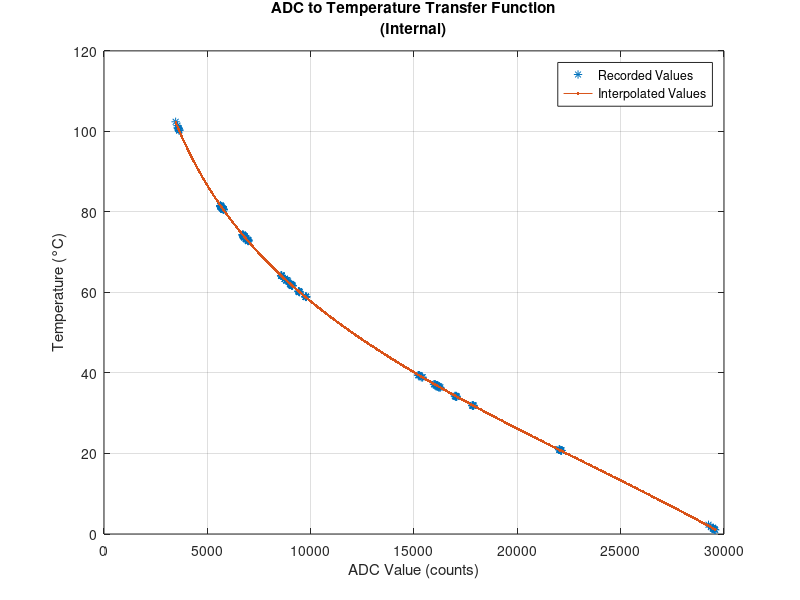
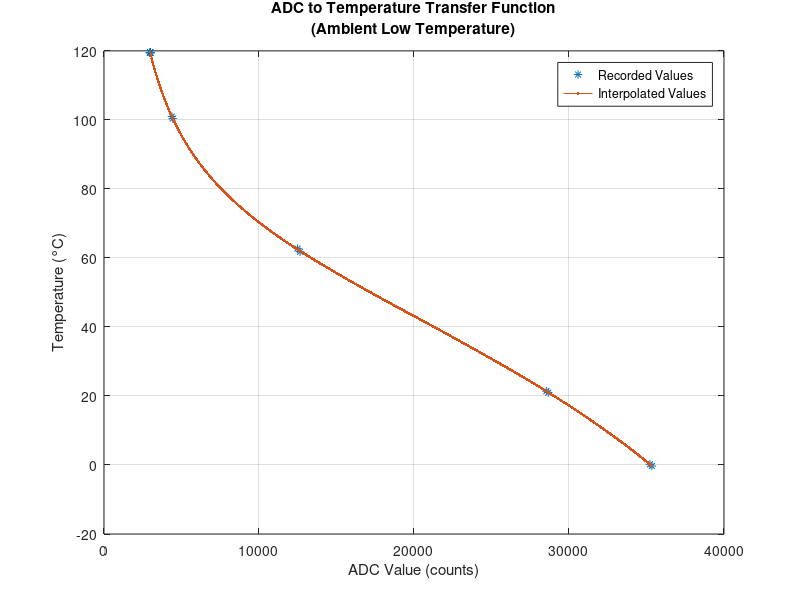
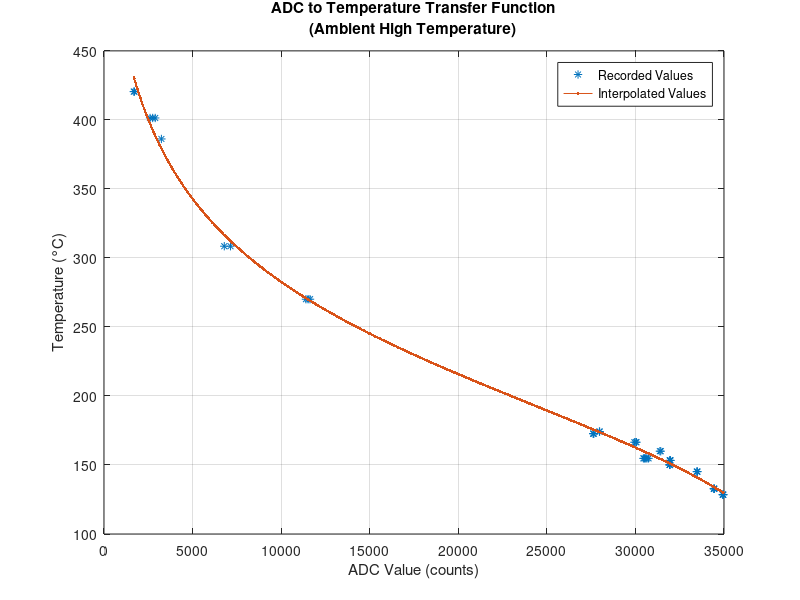
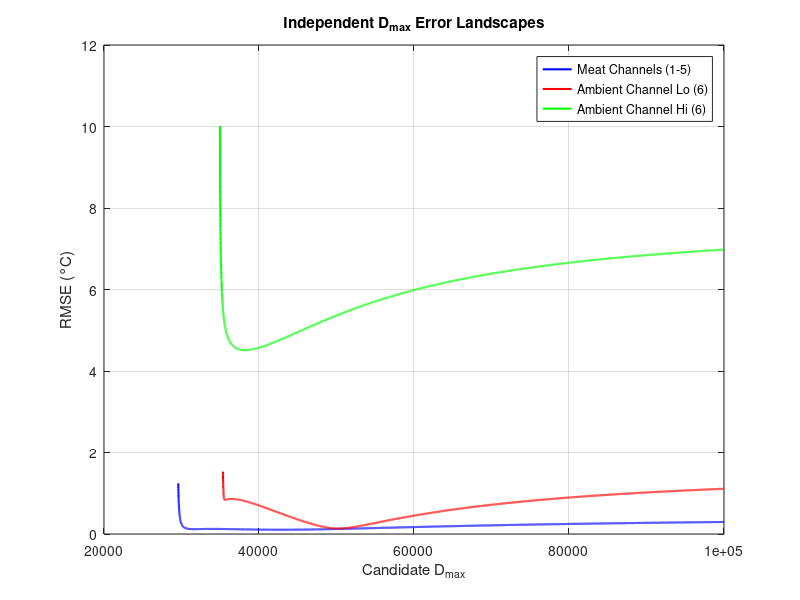

The MATLAB source for these figures, in order:

% ThermoMaven meat thermometer probe reverse engineering
%
% Copyright (C) 2026 Dan Dwyer
%
% This program is free software; you can redistribute it and/or modify
% it under the terms of the GNU General Public License as published by
% the Free Software Foundation; either version 2 of the License, or
% (at your option) any later version.

clear all; close all; clc;

% This is a GNU Octave script used to characterize the Steinhart-Hart
% coefficients of the ThermoMaven WTP4000, WTP5000, and possibly other
% meat thermometer probes. Thermomaven is a wholly owned subsidiary of
% Typhur, Inc. and relevant FCC filings can be found at the following URL:
%   https://fcc.report/company/Typhur-Inc

% Columns in the following matrix correspond to internal temperatures 1-5
% followed by the ambient temperature. An example of what this looks like in the
% Thermomaven application is in wtp.png. Each row corresponds to what the app
% disclosed at a particular point in time, where the adjacent comment indicates
% the associated stimulus.
app_temps = [
  20.91 20.96 20.98 20.96 20.94 21.4       % probe 1 at ambient temperature
  20.73 20.76 20.75 20.76 20.75 21.0       % probe 2 ...
  101.42 100.20 100.28 100.39 100.69 100.4 % probe 1 at rolling boil
  102.39 100.83 100.67 100.61 100.89 101.0 % probe 2 ...
  2.30 1.71 1.41 1.34 1.12 0.2             % probe 1 in ice bath
  1.59 1.37 1.18 1.15 1.02 -0.3            % probe 2 ...
  31.84 34.08 36.41 36.90 38.93 145.2      % probe 1 w/ ~145C ambient
  31.84 34.08 36.41 36.90 38.93 145.2      % probe 1 w/ ~145C ambient
  31.84 34.08 36.41 36.90 38.93 145.2      % probe 1 w/ ~145C ambient
  31.97 34.27 36.65 37.19 39.45 153.3      % probe 2 w/ ~145C ambient
  31.97 34.27 36.65 37.19 39.45 153.3      % probe 2 w/ ~145C ambient
  31.97 34.27 36.65 37.19 39.45 153.3      % probe 2 w/ ~145C ambient
  31.97 34.27 36.65 37.19 39.45 153.3      % probe 2 w/ ~145C ambient
  58.90 60.12 61.66 61.93 63.01 119.5      % probe 1 at ~60C
  58.90 60.12 61.66 61.93 63.01 119.5      % probe 1 at ~60C
  58.90 60.12 61.66 61.93 63.01 119.5      % probe 1 at ~60C
  58.90 60.12 61.66 61.93 63.01 119.5      % probe 1 at ~60C
  58.94 60.29 61.74 62.10 63.36 119.5      % probe 2 at ~60C
  58.94 60.29 61.74 62.10 63.36 119.5      % probe 2 at ~60C
  58.94 60.29 61.74 62.10 63.36 119.5      % probe 2 at ~60C
  58.94 60.29 61.74 62.10 63.36 119.5      % probe 2 at ~60C
  72.80 73.26 73.75 73.74 74.08 150.1      % probe 1 at ~70C
  72.80 73.26 73.75 73.74 74.08 150.1      % probe 1 at ~70C
  72.80 73.26 73.75 73.74 74.08 150.1      % probe 1 at ~70C
  72.80 73.26 73.75 73.74 74.08 150.1      % probe 1 at ~70C
  73.02 73.45 73.91 74.05 74.32 154.8      % probe 2 at ~70C
  73.02 73.45 73.91 74.05 74.32 154.8      % probe 2 at ~70C
  73.02 73.45 73.91 74.05 74.32 154.8      % probe 2 at ~70C
  73.02 73.45 73.91 74.05 74.32 154.8      % probe 2 at ~70C
  73.02 73.45 73.91 74.05 74.32 154.8      % probe 2 at ~70C
  80.57 80.92 81.33 81.29 81.45 132.8      % probe 1 at ~80C
  80.57 80.92 81.33 81.29 81.45 132.8      % probe 1 at ~80C
  80.57 80.92 81.33 81.29 81.45 132.8      % probe 1 at ~80C
  80.57 80.92 81.33 81.29 81.45 132.8      % probe 1 at ~80C
  80.67 80.97 81.28 81.39 81.55 128.5      % probe 2 at ~80C
  80.67 80.97 81.28 81.39 81.55 128.5      % probe 2 at ~80C
  80.67 80.97 81.28 81.39 81.55 128.5      % probe 2 at ~80C
  80.67 80.97 81.28 81.39 81.55 128.5      % probe 2 at ~80C
  63.04 64.12 64.23 64.16 64.11 62.7       % probe 1 at ~60C (including ambient)
  62.77 64.14 64.15 64.19 64.19 61.8       % probe 2 at ~60C (including ambient)
  % Points that follow help to get additional coverage of the high temperature
  % stage of the ambient sensor. Other probe temperatures are zeroed out and
  % ignored in subsequent analysis.
  0 0 0 0 0 160.0
  0 0 0 0 0 160.0
  0 0 0 0 0 166.5
  0 0 0 0 0 166.5
  0 0 0 0 0 166.5
  0 0 0 0 0 172.7
  0 0 0 0 0 172.7
  0 0 0 0 0 172.7
  0 0 0 0 0 174.2
  0 0 0 0 0 174.2
  0 0 0 0 0 270.1
  0 0 0 0 0 270.1
  0 0 0 0 0 270.1
  0 0 0 0 0 308.5
  0 0 0 0 0 308.5
  0 0 0 0 0 386.2
  0 0 0 0 0 401.4
  0 0 0 0 0 401.4
  0 0 0 0 0 401.4
  0 0 0 0 0 420.5
  0 0 0 0 0 420.5
];

% Each row that follows is a codes excerpt that is similar to what is found in
% `codes_test.txt`, but excludes data up to the first temp probe and data that
% follows the battery codes. Each row is a radio sample that corresponds to the
% application observations in the preceding matrix.
raw_adc_codes = {
  '345611560756195619567b6f0d03'; % probe 1 at ambient temperature
  '7c565e56645660566456f66f0703';
  'e20d370e340e390e250e51110903'; % probe 1 at rolling boil
  '8a0df60d0d0e0b0ef30d1c11fd02';
  '4272b37210732c73727395890703'; % probe 1 in ice bath
  '1f731d734e7358738873148afa02';
  'dc45ae42953ff43e3a3cd6820a0b'; % probe 1 w/ ~145C ambient (g002_916M_1000k.cu8)
  'ce45a042733fdd3e283cd5820a0b'; % probe 1 w/ ~145C ambient (g003_916M_1000k.cu8)
  'a5457742413fb63ef73bb6820a0b'; % probe 1 w/ ~145C ambient (g005_916M_1000k.cu8)
  'cd459642583f9d3ea53be97c000b'; % probe 2 w/ ~145C ambient (g001_916M_1000k.cu8)
  'bf458242413f8f3e813bdf7c000b'; % probe 2 w/ ~145C ambient (g003_916M_1000k.cu8)
  'a8456042203f6b3e733bc67c000b'; % probe 2 w/ ~145C ambient (g004_916M_1000k.cu8)
  '96455242023f5d3e5c3bc17c000b'; % probe 2 w/ ~145C ambient (g005_916M_1000k.cu8)
  '3b26fc24a7236c2381229a0b0803'; % probe 1 at ~60C (g012_916M_1000k.cu8)
  '3126f2249d23622379229b0b0803'; % probe 1 at ~60C (g014_916M_1000k.cu8)
  '2726e7249323582377229c0b0903'; % probe 1 at ~60C (g016_916M_1000k.cu8)
  '1d26e5248923562376229e0b0903'; % probe 1 at ~60C (g018_916M_1000k.cu8)
  '3226da248d23442332229a0bfd02'; % probe 2 at ~60C (g009_916M_1000k.cu8)
  '2826cc248b233c233022a30bfd02'; % probe 2 at ~60C (g013_916M_1000k.cu8)
  '1e26c324822332232822ab0bfd02'; % probe 2 at ~60C (g015_916M_1000k.cu8)
  '1326c124782328231e22b30bfd02'; % probe 2 at ~60C (g017_916M_1000k.cu8)
  '471be41a911a8a1a4e1ac87c080b'; % probe 1 at ~70C (g020_916M_1000k.cu8)
  '451be21a891a801a4d1ac17c080b'; % probe 1 at ~70C (g022_916M_1000k.cu8)
  '3d1bd91a7f1a761a481ac17c080b'; % probe 1 at ~70C (g024_916M_1000k.cu8)
  '331bcf1a7d1a6c1a461ac67c080b'; % probe 1 at ~70C (g026_916M_1000k.cu8)
  '471be31a971a831a491af276fc0a'; % probe 2 at ~70C (g019_916M_1000k.cu8)
  '3f1bd81a8d1a741a471a2e77fd0a'; % probe 2 at ~70C (g021_916M_1000k.cu8)
  '351bce1a831a6b1a3f1a7477fc0a'; % probe 2 at ~70C (g023_916M_1000k.cu8)
  '331bcc1a811a691a351aba77fc0a'; % probe 2 at ~70C (g025_916M_1000k.cu8)
  '2a1bc41a6a1a681a331a1478fc0a'; % probe 2 at ~70C (g027_916M_1000k.cu8)
  'a6165e1626162b1615168286080b'; % probe 1 at ~80C (g028_916M_1000k.cu8)
  'a4165616251623160c168386080b'; % probe 1 at ~80C (g030_916M_1000k.cu8)
  '9c1654161d1621160a168286080b'; % probe 1 at ~80C (g032_916M_1000k.cu8)
  '9a164c161b16191609169886080b'; % probe 1 at ~80C (g034_916M_1000k.cu8)
  '9616561626161e1607166c88fc0a'; % probe 2 at ~80C (g029_916M_1000k.cu8)
  '94164e1624161616ff159088fc0a'; % probe 2 at ~80C (g031_916M_1000k.cu8)
  '7f1644161c161416fd158288fc0a'; % probe 2 at ~80C (g033_916M_1000k.cu8)
  '7e1642161a161316fc158888fc0a'; % probe 2 at ~80C (g035_916M_1000k.cu8)
  'a8229321862194219721c5300403'; % probe 1 at ~60C (including ambient)
  'c622802185217a2182216c31f902'; % probe 2 at ~60C (including ambient)
  '99577d57825776575e57c67ae70a'; % 160.0C Ambient
  '995780577e5777575d57947ae70a'; % 160.0C Ambient
  '935779577d57765757576c75e70a'; % 166.5C Ambient
  '945779577c57755757574475e70a'; % 166.5C Ambient
  '945779577b5774575757f474e70a'; % 166.5C Ambient
  '92577457715768574757096ce70a'; % 172.7C Ambient
  '91577357705768574757e46be70a'; % 172.7C Ambient
  '935773576f5768574757e06be70a'; % 172.7C Ambient
  '9457785774576c574c574c6de70a'; % 174.2C Ambient
  '9457785774576d574b573e6de70a'; % 174.2C Ambient
  '8f576b5764575a573357882ce70a'; % 270.1C Ambient
  '8f576d5764575a572f57002de70a'; % 270.1C Ambient
  '8f576e57645758572f576e2de70a'; % 270.1C Ambient
  '855755573c573057dc56861ae70a'; % 308.5C Ambient
  '855755573c572f57db56e41be70a'; % 308.5C Ambient
  '85575a5746573757ed56a80ce70a'; % 386.2C Ambient
  '85575a5746573857f056280ae70a'; % 401.4C Ambient
  '85575a5746573757ef56be0ae70a'; % 401.4C Ambient
  '85575a5746573757ee564a0be70a'; % 401.4C Ambient
  '85575f574a574057fb569006e70a'; % 420.5C Ambient
  '85575f5749574057fa56b806e70a'; % 420.5C Ambient
};

% Parse bytes into a 12x6 matrix (each column is one string's 12 bytes), then transpose to 6x12
bytes = reshape(uint16(sscanf(strjoin(raw_adc_codes, ''), '%2x')), 14, []).';

% Combine odd columns (LSB) and even columns (MSB) mathematically
adc_matrix = double(bitor(bytes(:, 1:2:end), bitshift(bytes(:, 2:2:end), 8)));

% The battery ADC value uses 10-bits out of the 16-bit field. The
% preceding 11th bit is a flag that indicates which of two gain
% stages is used for the ambient temperature sensor.
adc_battery = adc_matrix(:,end);
adc_matrix = adc_matrix(:,1:end-1);
adc_flag_set = bitand(adc_battery, 0x0800) != 0;
adc_battery = bitand(adc_battery, 0x07ff);

% Get X matrix to help w/ coefficient fit of
%   https://en.wikipedia.org/wiki/Steinhart%E2%80%93Hart_equation
function [X] = get_x(d_max, adc)
  r = adc ./ (d_max - adc);
  L = log(r);
  X = [ones(size(r)), L, L.^2, L.^3];
end

% Single-group evaluation function
function [rmse, coeffs] = single_eval(d_max, adc, T)
  X = get_x(d_max, adc);
  coeffs = X \ (1 ./ (T + 273.15));
  err = ((1 ./ (X * coeffs)) - 273.15) - T;
  rmse = sqrt(mean(err.^2));
  % rmse = max(abs(err));
  if (d_max < (max(adc)-1))
    rmse = Inf;
  endif
end

% Helper wrapper for grid sweep + fminbnd refinement
function [d_best, rmse_best, coeffs_best, d_grid, rmse_vec] = find_best_dmax(adc, T, d_upper)
  d_min = ceil(max(adc(:))/5)*5;
  d_grid = d_min : 5 : d_upper;
  rmse_vec = arrayfun(@(d) single_eval(d, adc, T), d_grid);

  [~, idx] = min(rmse_vec);
  d_coarse = d_grid(idx);

  % Refine within +/- 200 counts of the grid winner
  opts = optimset('TolX', 1e-4);
  d_best = fminbnd(@(d) single_eval(d, adc, T), ...
                   max(max(adc(:)) + 1, d_coarse - 200), d_coarse + 200, opts);
  [rmse_best, coeffs_best] = single_eval(d_best, adc, T);
end

function print_fit(adc_cal, T_c, title_substring)
  % Search for optimal D_max between max(adc_cal)+1 and 100000
  lower_bound = max(adc_cal) + 1;
  upper_bound = 100000;

  opts = optimset('MaxIter', 1000, ...
                  'MaxFunEvals', 2000, ...
                  %'TolX', 1e-3, ... % Stop when D_max is within 0.001 counts
                  'Display', 'off'); % Print iteration progress (use 'off' to silence)


  D_max_opt = fminbnd(@(d) single_eval(d, adc_cal, T_c), lower_bound, upper_bound, opts);

  % Recover the final [A'; B'; C'] coefficients at D_max_opt
  [~, coeffs_opt] = single_eval(D_max_opt, adc_cal, T_c);
  fprintf('Estimated D_max: %.2f\n', D_max_opt);

  X = get_x(D_max_opt,adc_cal);

  T_meas = ((X * coeffs_opt).^(-1))-273.15;
  err = T_meas - T_c;
  max_abs_err = max(abs(err))

  x = linspace(min(adc_cal),max(adc_cal),1000);
  x = x';
  X = get_x(D_max_opt,x);
  adc_meas = ((X * coeffs_opt).^(-1))-273.15;
  figure, plot(adc_cal,T_c,'*',x,adc_meas,'.-');
  xlabel('ADC Value (counts)');
  ylabel('Temperature (°C)');
  title(sprintf('ADC to Temperature Transfer Function\n(%s)',title_substring));
  legend('Recorded Values','Interpolated Values');
  grid on;
end

function [rmse, coeffs] = eval_fit(d_max, adc, T_c, therm_on_top)
  X = get_x(d_max, adc);
  y = 1 ./ (T_c + 273.15);
  coeffs = X \ y;
  T_pred = (1 ./ (X * coeffs)) - 273.15;
  rmse = sqrt(mean((T_c - T_pred).^2));
end

% Internal 1-5
adc_meat = reshape(adc_matrix(1:40, 1:5), [], 1);
T_meat   = reshape(app_temps(1:40, 1:5), [], 1);
print_fit(adc_meat,T_meat,'Internal');
saveas(gcf,'internal','png');

% Ambient Low Temp
adc_amb_lo = adc_matrix(~adc_flag_set,end);
T_amb_lo   = app_temps(~adc_flag_set,end);
print_fit(adc_amb_lo,T_amb_lo, 'Ambient Low Temperature');
saveas(gcf,'ambient_low','png');

% Ambient High Temp
adc_amb_hi = adc_matrix(adc_flag_set,end);
T_amb_hi     = app_temps(adc_flag_set,end);
print_fit(adc_amb_hi,T_amb_hi, 'Ambient High Temperature');
saveas(gcf,'ambient_high','png');

% 1. Run independent exhaustive searches for optimal D-max values (up to 100,000)
[d_meat, rmse_meat, c_meat, grid_m, vec_m] = find_best_dmax(adc_meat, T_meat, 100000);
[d_amb_lo,  rmse_amb_lo,  c_amb_lo, grid_a_lo, vec_a_lo] = find_best_dmax(adc_amb_lo, T_amb_lo, 100000);
[d_amb_hi,  rmse_amb_hi,  c_amb_hi, grid_a_hi, vec_a_hi] = find_best_dmax(adc_amb_hi, T_amb_hi, 100000);

% 2. Print out the associated optimal D-max values and Steinhart Hart coefficients
fprintf('MEAT (Ch 1-5)  | D_max = %8.2f | RMSE = %.4f C | A=%.8e, B=%.8e, C=%.8e, D=%.8e\n', ...
        d_meat, rmse_meat, c_meat);
fprintf('AMB  (Ch 6/Lo) | D_max = %8.2f | RMSE = %.4f C | A=%.8e, B=%.8e, C=%.8e, D=%.8e\n', ...
        d_amb_lo, rmse_amb_lo, c_amb_lo);
fprintf('AMB  (Ch 6/Hi) | D_max = %8.2f | RMSE = %.4f C | A=%.8e, B=%.8e, C=%.8e, D=%.8e\n', ...
        d_amb_hi, rmse_amb_hi, c_amb_hi);

% 3. Plot root mean squared error as a function of D-max
figure;
plot(grid_m, vec_m, 'b-', 'LineWidth', 1.5, ...
     grid_a_lo, vec_a_lo, 'r-', 'LineWidth', 1.5, ...
     grid_a_hi, vec_a_hi, 'g-', 'LineWidth', 1.5);
xlabel('Candidate D_{max}');
ylabel('RMSE (°C)');
title('Independent D_{max} Error Landscapes');
legend('Meat Channels (1-5)', 'Ambient Channel Lo (6)', 'Ambient Channel Hi (6)');
grid on;
saveas(gcf,'d_max_error','png');
